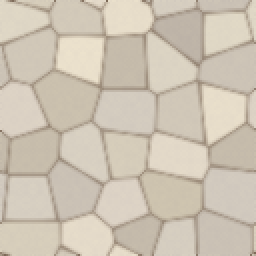
#> input picture game-assets/_work/wip-backup-g6l/floor-base.png, 128 x 128 px, found by its file name (shown 2 times larger)
$ python g6e_lane_contrast.py
#> lines starting #> are read from the running program, lines starting #| are printed output that depends on the picture
"""G6e: stronger lane contrast + install richer wall if provided; rebuild mock."""
from __future__ import annotations

from pathlib import Path

from PIL import Image, ImageDraw, ImageEnhance, ImageFilter

OUT = Path(r"C:\projetos\bombpvp\game-assets\arenas\themes\tournament-clean")
SIZE = 128
SESSION_WALL = Path(
    r"C:\Users\user\.grok\sessions\C%3A%5Cprojetos%5Cbombpvp"
    r"\019f7b20-da2f-7602-8609-f18525f50a3f\images"
)
# Will also scan latest session for wall candidate via env / known path


def make_seam(im: Image.Image, path: Path) -> None:
    w, h = im.size
    canvas = Image.new(im.mode, (w * 2, h * 2))
    for ox, oy in ((0, 0), (w, 0), (0, h), (w, h)):
        canvas.paste(im, (ox, oy))
    canvas.save(path, optimize=True)


def downscale_preview(im: Image.Image, path: Path, size: int = 40) -> None:
    p = im.resize((size, size), Image.Resampling.LANCZOS)
    mode = "RGBA" if im.mode == "RGBA" else im.mode
    bg = (0, 0, 0, 0) if mode == "RGBA" else (0, 0, 0)
    grid = Image.new(mode, (size * 4, size * 4), bg)
    for gy in range(4):
        for gx in range(4):
            if p.mode == "RGBA":
                grid.paste(p, (gx * size, gy * size), p)
            else:
                grid.paste(p, (gx * size, gy * size))
    grid.save(path, optimize=True)


def strengthen_lane(base: Image.Image) -> Image.Image:
    """Brighter cream lift + thicker edge frame for route readability at 40px."""
    im = ImageEnhance.Brightness(base).enhance(1.16)
    im = ImageEnhance.Contrast(im).enhance(1.05)
    cream = Image.new("RGB", im.size, (245, 236, 220))
    im = Image.blend(im, cream, 0.28)
    draw = ImageDraw.Draw(im)
    # thicker double frame
    for margin, color in (
        (8, (150, 125, 90)),
        (9, (190, 165, 120)),
        (10, (150, 125, 90)),
    ):
        draw.rectangle(
            [margin, margin, SIZE - 1 - margin, SIZE - 1 - margin],
            outline=color,
        )
    return im


def rebuild_mock() -> None:
    base = Image.open(OUT / "floor-base.png").convert("RGBA").resize((40, 40), Image.Resampling.LANCZOS)
    base_alt = Image.open(OUT / "floor-base-alt.png").convert("RGBA").resize((40, 40), Image.Resampling.LANCZOS)
    lane = Image.open(OUT / "floor-lane.png").convert("RGBA").resize((40, 40), Image.Resampling.LANCZOS)
    spawn = Image.open(OUT / "floor-spawn.png").convert("RGBA").resize((40, 40), Image.Resampling.LANCZOS)
    wall = Image.open(OUT / "wall.png").convert("RGBA").resize((40, 40), Image.Resampling.LANCZOS)
    crate = Image.open(OUT / "crate.png").convert("RGBA").resize((40, 40), Image.Resampling.LANCZOS)
    n = 11
    mock = Image.new("RGBA", (n * 40, n * 40), (0, 0, 0, 255))
    for y in range(n):
        for x in range(n):
            if x == 0 or y == 0 or x == n - 1 or y == n - 1:
                t = wall
            elif (x, y) in ((2, 2), (2, n - 3), (n - 3, 2), (n - 3, n - 3)):
                t = spawn
            elif x == n // 2 or y == n // 2:
                t = lane
            else:
                t = base_alt if (x + y) % 2 else base
            mock.paste(t, (x * 40, y * 40), t)
    for y in range(2, n - 2):
        for x in range(2, n - 2):
            if x % 2 == 1 and y % 2 == 1 and x != n // 2 and y != n // 2:
                mock.paste(crate, (x * 40, y * 40), crate)
    mock.save(OUT / "_preview-arena-mock.png", optimize=True)
    print("mock ok")


def install_wall(src: Path) -> None:
    im = Image.open(src).resize((SIZE, SIZE), Image.Resampling.LANCZOS).convert("RGB")
    # slight darken if too light
    im = ImageEnhance.Brightness(im).enhance(0.92)
    im = ImageEnhance.Contrast(im).enhance(1.08)
    im.save(OUT / "wall.png", optimize=True)
    make_seam(im, OUT / "_seam-wall.png")
    downscale_preview(im, OUT / "_preview40-wall.png")
    print("wall", (OUT / "wall.png").stat().st_size, "from", src)


def main() -> None:
    # lane from floor-base
    base = Image.open(OUT / "floor-base.png").convert("RGB")
#> base is the input picture: PIL image 128x128 RGB; mean R, G, B 205.9, 196.1, 180.3
    lane = strengthen_lane(base)
#> in strengthen_lane, `im = ImageEnhance.Brightness(base).enhance(1.16)`:
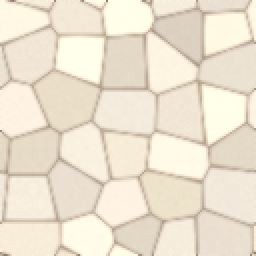
#> im: PIL image 128x128 RGB (shown 2 times larger); mean R, G, B 237, 226.8, 208.6
#> in strengthen_lane, `cream = Image.new("RGB", im.size, (245, 236, 220))`:
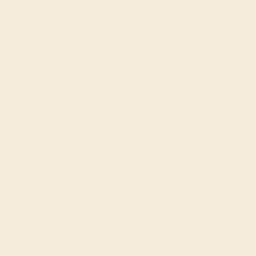
#> cream: PIL image 128x128 RGB (shown 2 times larger); mean R, G, B 245, 236, 220
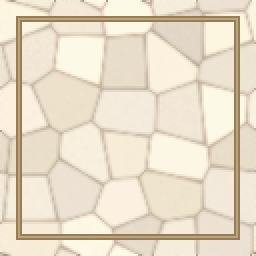
#> lane: PIL image 128x128 RGB (shown 2 times larger); mean R, G, B 232.5, 221, 201.2
    lane.save(OUT / "floor-lane.png", optimize=True)
    make_seam(lane, OUT / "_seam-floor-lane.png")
#> in make_seam, `canvas = Image.new(im.mode, (w * 2, h * 2))`: canvas: PIL image 256x256 RGB; every value is 0
#> after the loop in make_seam, `for ox, oy in ((0, 0), (w, 0), (0, h), (w, h)):`:
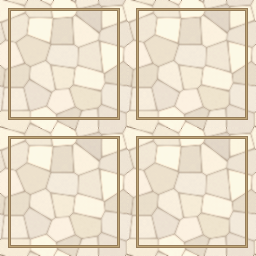
#> canvas: PIL image 256x256 RGB; mean R, G, B 232.5, 221, 201.2
    downscale_preview(lane, OUT / "_preview40-floor-lane.png")
#> in downscale_preview, `p = im.resize((size, size), Image.Resampling.LANCZOS)`:
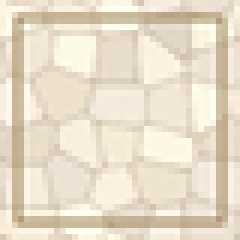
#> p: PIL image 40x40 RGB (shown 6 times larger); mean R, G, B 232.3, 220.9, 201.2
#> in downscale_preview, `grid = Image.new(mode, (size * 4, size * 4), bg)`: grid: PIL image 160x160 RGB; every value is 0
#> after the loop in downscale_preview, `for gy in range(4):`:
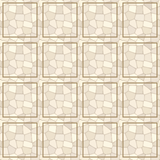
#> grid: PIL image 160x160 RGB; mean R, G, B 232.3, 220.9, 201.2
#> (the run stopped early here; a loop or call above may not have finished)
